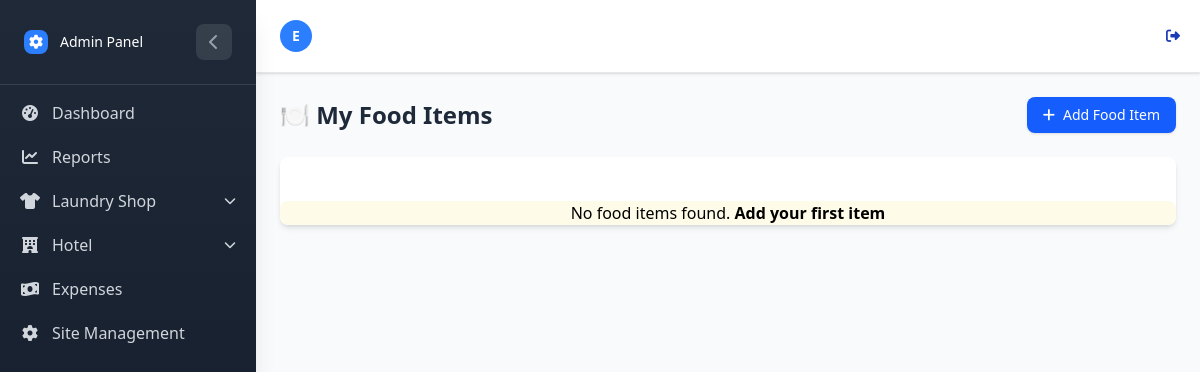
Page /Hotel/items/ (signed in) on the earlier database version.
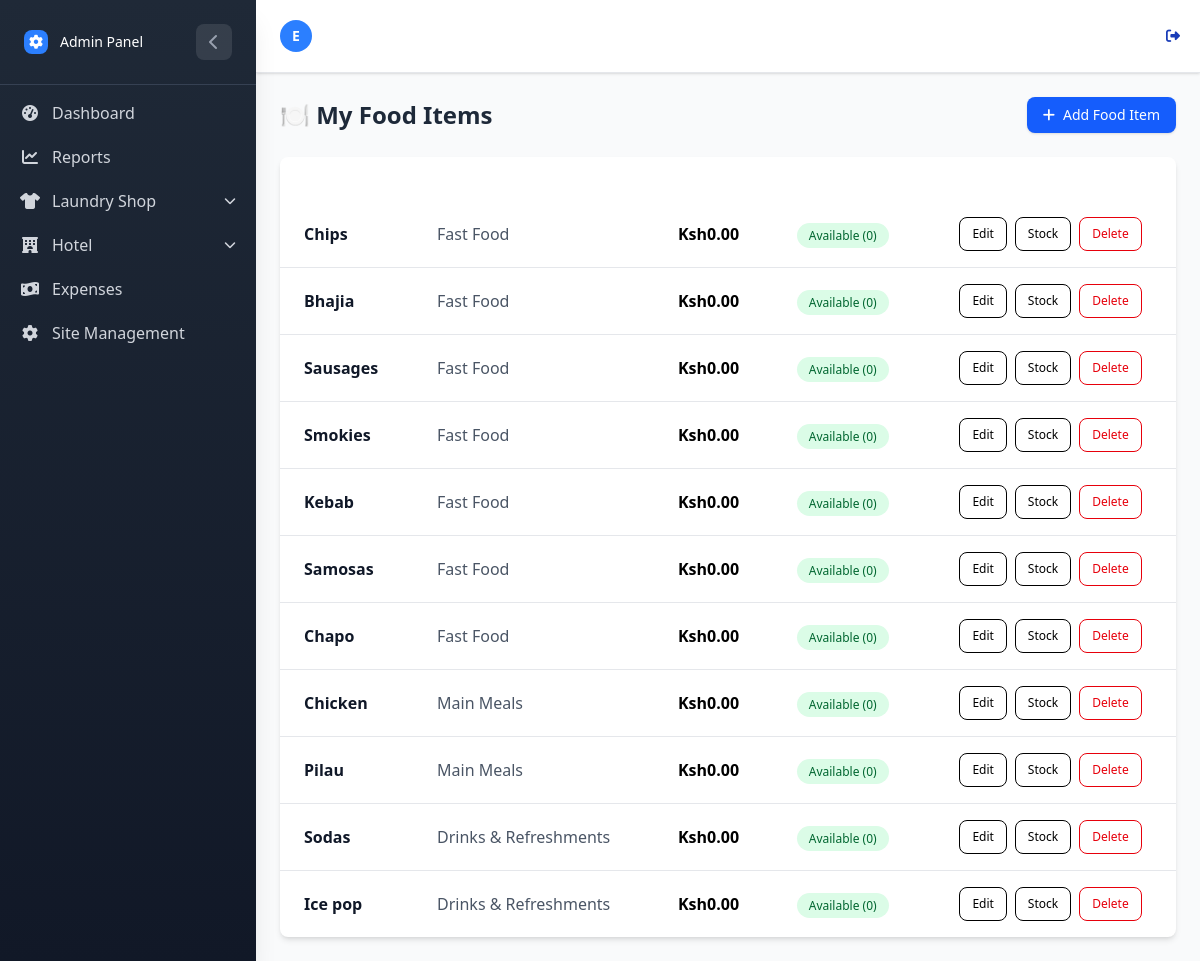
Same page on the later database version.
### LaundryApp/models.py (models this page shows, shortened)
class UserProfile(AbstractUser):
    username = None
    email = models.EmailField(unique=True)
    USERNAME_FIELD = 'email'
    REQUIRED_FIELDS = []
    APP_CHOICES = (
        ('laundry', 'Laundry'),
        ('hotel', 'Hotel'),
    )
    app_type = models.CharField(max_length=20, choices=APP_CHOICES, default='hotel')
    USER_TYPE_CHOICES = (
        ('admin', 'Admin'),
        ('staff', 'Staff'),
    )
    user_type = models.CharField(max_length=20, choices=USER_TYPE_CHOICES, db_index=True)
    objects = CustomUserManager()

### HotelApp/models.py (models this page shows, shortened)
class FoodItem(models.Model):
    category = models.ForeignKey(FoodCategory, on_delete=models.CASCADE, related_name="items")
    name = models.CharField(max_length=100, db_index=True)
    price = models.DecimalField(max_digits=10, decimal_places=2)
    image = models.ImageField(upload_to=food_item_image_path, blank=True, null=True)
    created_by =  models.ForeignKey(
        settings.AUTH_USER_MODEL,
        on_delete=models.CASCADE)
    quantity = models.PositiveIntegerField(default=0)  # how many portions are available
    is_available = models.BooleanField(default=False, db_index=True)  # marked available by seller

class FoodCategory(models.Model):
    name = models.CharField(max_length=100, unique=True, db_index=True)

### HotelApp/views.py (the view)
# urls.py: path('items/', views.food_item_list, name='food_item_list'),
@login_required
def food_item_list(request):
    items = FoodItem.objects.all()
    return render(request, 'food/food_item_list.html', {'items': items})

### HotelApp/templates/food/food_item_list.html (shortened to what this page needs)
{% extends 'home.html' %}
{% block content %}
<div class="flex justify-between items-center mb-6">
    <h2 class="text-2xl font-bold text-gray-800">🍽️ My Food Items</h2>
    <a href="{% url 'hotel:food_item_create' %}"
        class="inline-flex items-center px-4 py-2 bg-blue-600 text-white text-sm font-medium rounded-lg shadow hover:bg-indigo-700 transition duration-200">
        <i class="fas fa-plus mr-2"></i> Add Food Item
    </a>
</div>
<div class="overflow-x-auto bg-white shadow-md rounded-lg">
    <table class=" w-full min-w-full border-collapse">
        <thead class="bg-indigo-600 text-white">
            <tr>
                <th class="px-6 py-3 text-left text-sm font-semibold">Name</th>
                <th class="px-6 py-3 text-left text-sm font-semibold">Category</th>
                <th class="px-6 py-3 text-left text-sm font-semibold">Price</th>
                <th class="px-6 py-3 text-left text-sm font-semibold">Status</th>
                <th class="px-6 py-3 text-center text-sm font-semibold">Actions</th>
            </tr>
        </thead>
        <tbody class="divide-y divide-gray-200">
            {% for item in items %}
            <tr class="hover:bg-gray-50 transition">
                <td class="px-6 py-4 font-semibold text-gray-900">{{ item.name }}</td>
                <td class="px-6 py-4 text-gray-600">{{ item.category.name }}</td>
                <td class="px-6 py-4 font-bold text-indigo-600">Ksh{{ item.price }}</td>
                <td class="px-6 py-4">
                    {% if item.is_available %}
                    <span class="px-3 py-1 text-xs font-medium bg-green-100 text-green-800 rounded-full">
                        Available ({{ item.quantity }})
                    </span>
                    {% else %}
                    <span class="px-3 py-1 text-xs font-medium bg-red-100 text-red-800 rounded-full">
                        Unavailable
                    </span>
                    {% endif %}
                </td>
                <td class="px-6 py-4 flex justify-center space-x-2">
                    <a href="{% url 'hotel:food_item_edit' item.pk %}"
                        class="px-3 py-2 text-xs font-medium text-indigo-600 border border-indigo-600 rounded-lg hover:bg-indigo-600 hover:text-white transition">
                        Edit
                    </a>
                    <a href="{% url 'hotel:food_item_availability' item.pk %}"
                        class="px-3 py-2 text-xs font-medium text-yellow-600 border border-yellow-600 rounded-lg hover:bg-yellow-600 hover:text-white transition">
                        Stock
                    </a>
                    <a href="{% url 'hotel:food_item_delete' item.pk %}"
                        class="px-3 py-2 text-xs font-medium text-red-600 border border-red-600 rounded-lg hover:bg-red-600 hover:text-white transition">
                        Delete
                    </a>
                </td>
            </tr>
            {% empty %}
            <tr>
                <td colspan="7" class="px-6 py-6 text-center text-yellow-700 bg-yellow-50 rounded-lg">
                    No food items found.
                    <a href="{% url 'hotel:food_item_create' %}" class="text-indigo-600 font-semibold hover:underline">
                        Add your first item
                    </a>
                </td>
            </tr>
            {% endfor %}
        </tbody>
    </table>
</div>
{% endblock %}

### LaundryApp/templates/home.html (shortened to what this page needs)
{% load static tailwind_tags %}
{% load static %}
<!DOCTYPE html>
<html lang="en">
<head>
    {% tailwind_css %}
    <link rel="stylesheet" href="https://cdnjs.cloudflare.com/ajax/libs/font-awesome/6.4.0/css/all.min.css">
    <link rel="stylesheet" href="{% static 'css/dist/styles.css' %}">
</head>
<body class="bg-gray-50 min-h-screen font-sans">
    <div id="sidebar"
        class="sidebar-gradient w-64 fixed top-0 left-0 h-full sidebar-transition z-50 shadow-xl sidebar-mobile-hidden lg:sidebar-mobile-visible">
        <div class="p-4 lg:p-6 border-b border-gray-700">
            <div class="flex items-center justify-between">
                <div class="flex items-center space-x-3">
                    <div class="w-6 h-6 bg-blue-500 rounded-lg flex items-center justify-center">
                        {% if user.is_authenticated and user.is_superuser %}
                        <i class="fas fa-cog text-white text-sm"></i>
                        {% elif app_type == 'hotel' %}
                        <i class="fas fa-utensils text-white text-sm"></i>
                        {% elif app_type == 'laundry' %}
                        <i class="fas fa-shirt text-white text-sm"></i>
                        {% else %}
                        <i class="fas fa-building text-white text-sm"></i>
                        {% endif %}
                    </div>
                    <span class="text-white text-sm font-medium sidebar-header-text">
                        {% if user.is_authenticated and user.is_superuser %}
                        Admin Panel
                        {% elif app_type == 'hotel' %}
                        Hotel Management
                        {% elif app_type == 'laundry' %}
                        Laundry Management
                        {% else %}
                        Welcome
                        {% endif %}
                    </span>
                </div>
                {% if user.is_superuser or app_type == 'hotel' or app_type == 'laundry' %}
                <button id="sidebar-toggle" class="sidebar-toggle-btn text-gray-400 hover:text-white lg:flex hidden">
                    <i class="fas fa-chevron-left"></i>
                </button>
                {% endif %}
            </div>
        </div>
        <div class="sidebar-scrollable">
            <nav class="p-2 lg:p-4 space-y-1">
                {% if user.is_authenticated and user.is_superuser %}
                <a href="{% url 'laundry:dashboard' %}"
                    class="flex items-center space-x-3 px-3 py-2 lg:px-4 lg:py-3 text-gray-300 hover:bg-gray-700 hover:text-white rounded-lg transition-colors group"
                    title="Dashboard">
                    <i class="fas fa-tachometer-alt w-5 text-center"></i>
                    <span class="sidebar-text">Dashboard</span>
                </a>
                <a href="{% url 'laundry:laundryapp_dashboard' %}"
                    class="flex items-center space-x-3 px-3 py-2 lg:px-4 lg:py-3 text-gray-300 hover:bg-gray-700 hover:text-white rounded-lg transition-colors group"
                    title="Reports">
                    <i class="fas fa-chart-line w-5 text-center"></i>
                    <span class="sidebar-text">Reports</span>
                </a>
                <div class="dropdown-group" id="laundry-dropdown-group">
                    <div class="dropdown-toggle flex items-center space-x-3 px-3 py-2 lg:px-4 lg:py-3 text-gray-300 hover:bg-gray-700 hover:text-white rounded-lg transition-colors group cursor-pointer"
                        onclick="toggleDropdown('laundry-dropdown', 'laundry')">
                        <i class="fas fa-shirt w-5 text-center"></i>
                        <span class="sidebar-text flex-1">Laundry Shop</span>
                        <i class="fas fa-chevron-down text-xs transition-transform duration-300"></i>
                    </div>
                </div>
                <div class="dropdown-group" id="hotel-dropdown-group">
                    <div class="dropdown-toggle flex items-center space-x-3 px-3 py-2 lg:px-4 lg:py-3 text-gray-300 hover:bg-gray-700 hover:text-white rounded-lg transition-colors group cursor-pointer"
                        onclick="toggleDropdown('hotel-dropdown', 'hotel')">
                        <i class="fas fa-hotel w-5 text-center"></i>
                        <span class="sidebar-text flex-1">Hotel</span>
                        <i class="fas fa-chevron-down text-xs transition-transform duration-300"></i>
                    </div>
                </div>
                <a href="{% url 'laundry:business_list' %}"
                    class="flex items-center space-x-3 px-3 py-2 lg:px-4 lg:py-3 text-gray-300 hover:bg-gray-700 hover:text-white rounded-lg transition-colors group"
                    title="Expenses">
                    <i class="fas fa-money-bill-wave w-5 text-center"></i>
                    <span class="sidebar-text">Expenses</span>
                </a>
                <a href="{% url 'laundry:user_management' %}"
                    class="flex items-center space-x-3 px-3 py-2 lg:px-4 lg:py-3 text-gray-300 hover:bg-gray-700 hover:text-white rounded-lg transition-colors group"
                    title="Site Management">
                    <i class="fas fa-cog w-5 text-center"></i>
                    <span class="sidebar-text">Site Management</span>
                </a>
                {% endif %}
            </nav>
        </div>
    </div>
    <div id="main-content"
        class="content-transition min-h-screen content-mobile-full {% if user.is_authenticated %}lg:ml-64{% endif %}">
        <header class="bg-white shadow-sm border-b border-gray-200">
            <div class="flex items-center justify-between px-4 py-3 lg:px-6 lg:py-4">
                <div class="flex items-center space-x-3 p-2">
                    <div class="flex items-center justify-around space-x-3">
                        <div class="relative">
                            <div
                                class="w-8 h-8 lg:w-10 lg:h-10 bg-blue-500 rounded-full flex items-center justify-center">
                                <span class="text-white font-semibold text-sm lg:text-base">{{ user.get_username|first|upper}}</span>
                            </div>
                        </div>
                    </div>
                </div>
                {% if user.is_authenticated %}
                <form method="post" action="{% url 'logout' %}">
                    <button type="submit"
                        class="text-blue-800 hover:text-blue-600 text-sm lg:text-base bg-transparent border-0 cursor-pointer flex items-center">
                        <i class="fas fa-sign-out-alt mr-1"></i>
                    </button>
                </form>
                {% else %}
                <a href="{% url 'login' %}"
                    class="text-blue-800 hover:text-blue-600 text-sm lg:text-base bg-transparent border-0 cursor-pointer flex items-center">
                    <i class="fas fa-sign-in-alt mr-1"></i>
                    <span class="hidden sm:inline">Login</span>
                </a>
                {% endif %}
            </div>
        </header>
        <main class="p-4 lg:p-6">
            {% block content %}{% endblock %}
        </main>
    </div>
</body>
</html>

### LaundryApp/templates/home.html (style rules this page uses)
.sidebar-transition { transition: all 0.3s ease-in-out; }
.content-transition { transition: margin-left 0.3s ease-in-out; }
.sidebar-gradient { background: linear-gradient(180deg, #1f2937 0%, #111827 100%); }
.sidebar-toggle-btn { transition: all 0.3s ease; width: 36px; height: 36px; display: flex; align-items: center; justify-content: center; border-radius: 8px; background-color: rgba(255, 255, 255, 0.1); }
.dropdown-toggle { cursor: pointer; }
.dropdown-toggle i.fa-chevron-down { transition: transform 0.3s ease; }
.sidebar-scrollable { height: calc(100% - 80px); overflow-y: auto; }

Differences in the rows shown:
added FoodItem: name "Chips", category.name "Fast Food", price "0.00", quantity "0"
added FoodItem: name "Bhajia", category.name "Fast Food", price "0.00", quantity "0"
added FoodItem: name "Sausages", category.name "Fast Food", price "0.00", quantity "0"
added FoodItem: name "Smokies", category.name "Fast Food", price "0.00", quantity "0"
added FoodItem: name "Kebab", category.name "Fast Food", price "0.00", quantity "0"
added FoodItem: name "Samosas", category.name "Fast Food", price "0.00", quantity "0"
added FoodItem: name "Chapo", category.name "Fast Food", price "0.00", quantity "0"
added FoodItem: name "Chicken", category.name "Main Meals", price "0.00", quantity "0"
added FoodItem: name "Pilau", category.name "Main Meals", price "0.00", quantity "0"
added FoodItem: name "Sodas", category.name "Drinks & Refreshments", price "0.00", quantity "0"
added FoodItem: name "Ice pop", category.name "Drinks & Refreshments", price "0.00", quantity "0"
Other differences:
text no longer shown: "No food items found. Add your first item"
